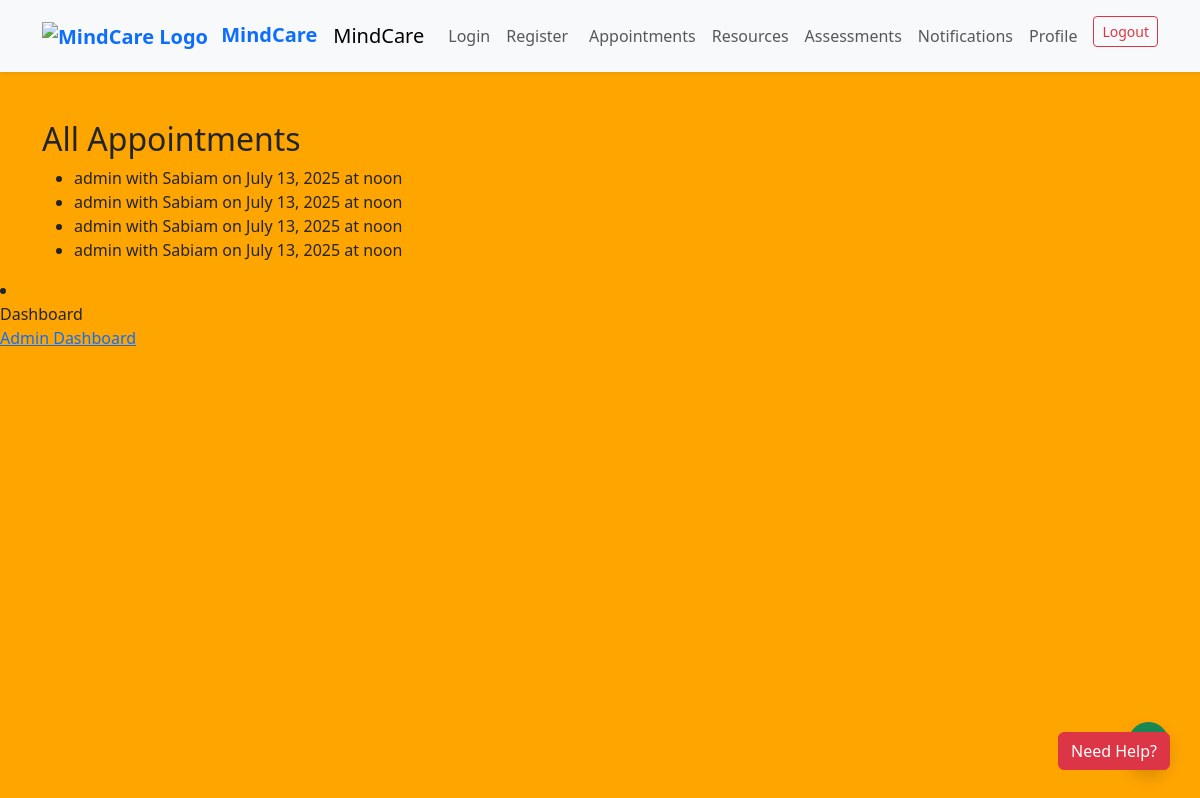
Page /appointments/ on the earlier database version.
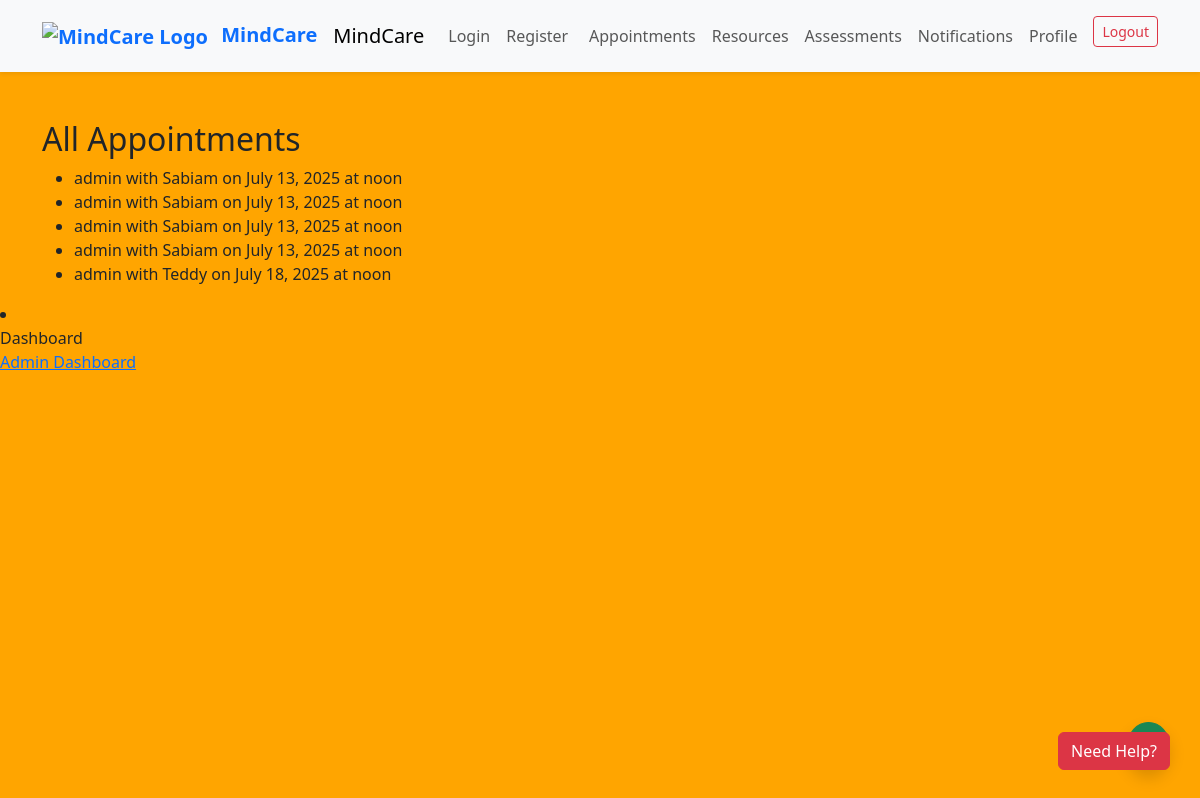
Same page on the later database version.
### core/models.py (models this page shows, shortened)
class Appointment(models.Model):
    STATUS_CHOICES = [
        ('pending', 'Pending'),
        ('approved', 'Approved'),
        ('completed', 'Completed'),
        ('cancelled', 'Cancelled'),
    ]
    client = models.ForeignKey(User, on_delete=models.CASCADE, related_name='client_appointments')
    therapist = models.ForeignKey(User, on_delete=models.CASCADE, related_name='therapist_appointments')
    date = models.DateField()
    time = models.TimeField()
    notes = models.TextField(blank=True)
    status = models.CharField(max_length=20, choices=STATUS_CHOICES, default='pending')

class CustomUser(AbstractUser):
    ROLE_CHOICES = (
        ('admin', 'Admin'),
        ('therapist', 'Therapist'),
        ('client', 'Client'),
    )
    role = models.CharField(max_length=10, choices=ROLE_CHOICES, default='client')
    specialty = models.CharField(max_length=100, blank=True, null=True)
    location = models.CharField(max_length=100, blank=True, null=True)
    bio = models.TextField(blank=True, null=True)
    image = models.ImageField(upload_to='profile_images/', blank=True, null=True)

### core/views.py (the view)
# urls.py: path('appointments/', views.appointments_view, name='appointments'),
def appointments_view(request):
    appointments = Appointment.objects.all()
    return render(request, 'core/appointments.html', {'appointments': appointments})

### core/templates/core/appointments.html (shortened to what this page needs)
{% extends 'base.html' %}
{% block content %}
  <div class="container mt-5">
    <h2>All Appointments</h2>
    <ul>
      {% for appointment in appointments %}
        <li>{{ appointment.client }} with {{ appointment.therapist }} on {{ appointment.date }} at {{ appointment.time }}</li>
      {% endfor %}
    </ul>
  </div>
{% endblock %}

Differences in the rows shown:
added Appointment: client "admin", therapist "Teddy", date "July 18, 2025", time "noon"
